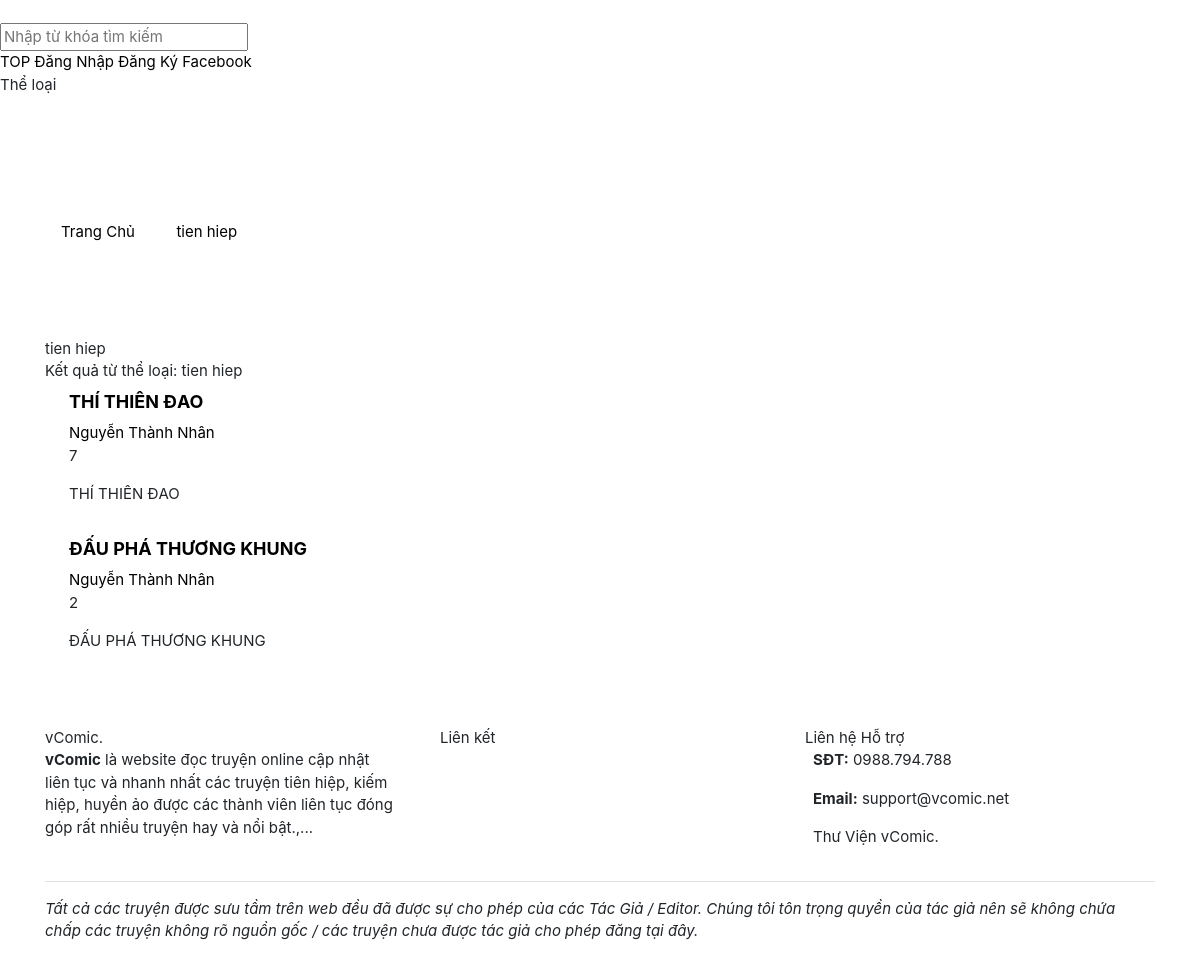
/tag/tien-hiep, run on an earlier commit of the app's database.
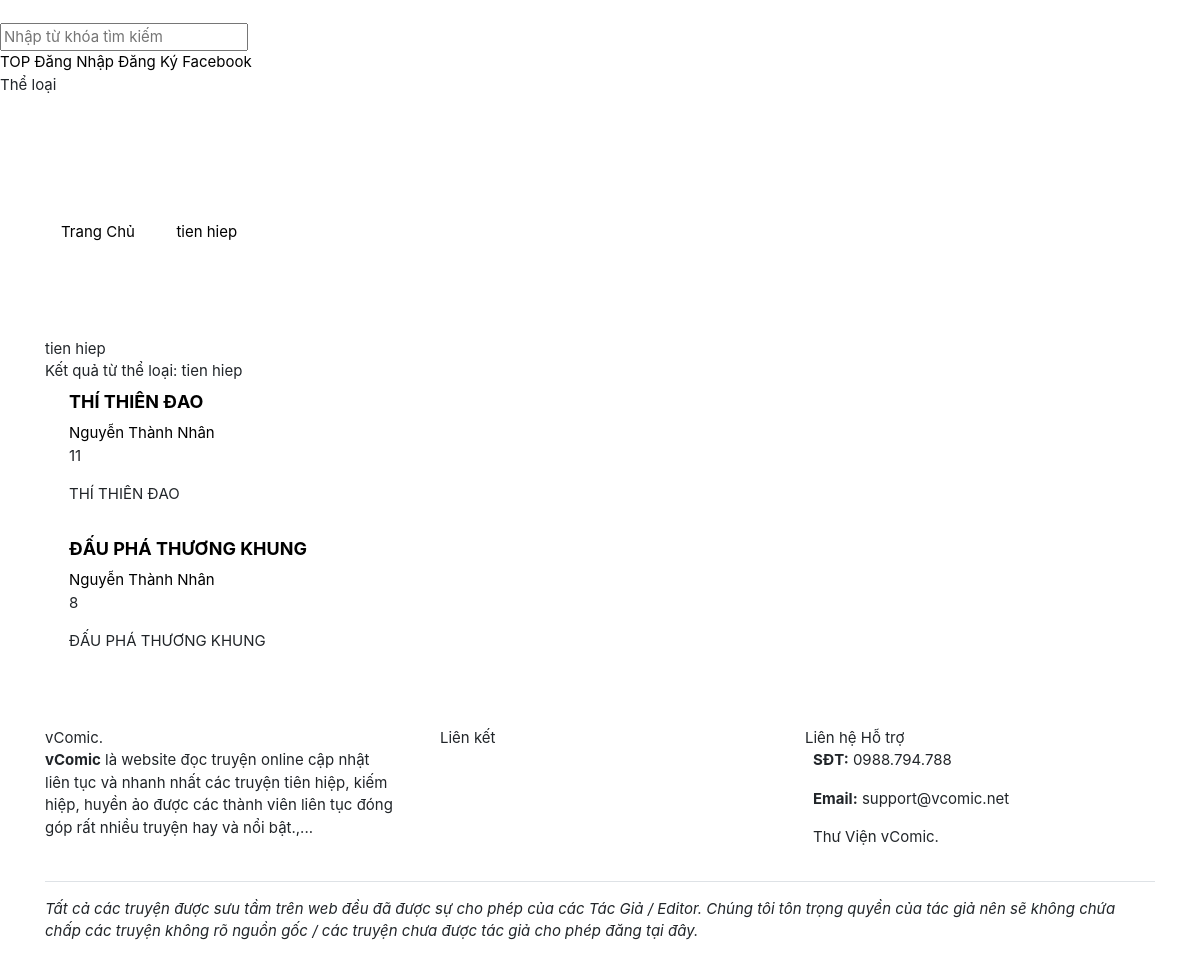
And on a later commit of the database.
### tables this page shows
CREATE TABLE `tag_story` (
  `story_id` int(11) NOT NULL,
  `tag_id` int(11) NOT NULL
);

CREATE TABLE `stories` (
  `id` int(11) NOT NULL,
  `title` varchar(255) NOT NULL,
  `slug` varchar(255) NOT NULL,
  `summary` varchar(255) NOT NULL,
  `thumbnail` varchar(255) NOT NULL,
  `author` varchar(255) NOT NULL,
  `is_published` tinyint(4) NOT NULL DEFAULT 0,
  `is_completed` tinyint(4) NOT NULL DEFAULT 0,
  `views` int(11) NOT NULL DEFAULT 0,
  `user_id` int(11) NOT NULL,
  `category_id` int(11) NOT NULL,
  `created_at` int(11) NOT NULL
);

CREATE TABLE `users` (
  `id` int(11) NOT NULL,
  `username` varchar(255) NOT NULL,
  `email` varchar(255) NOT NULL,
  `password` varchar(255) NOT NULL,
  `role` tinyint(4) NOT NULL DEFAULT 0,
  `vip` tinyint(4) NOT NULL DEFAULT 0,
  `fullname` varchar(255) NOT NULL,
  `gender` varchar(2) NOT NULL,
  `gold` int(11) NOT NULL DEFAULT 0,
  `coin` int(11) NOT NULL DEFAULT 0,
  `birthday` int(11) NOT NULL,
  `cover` varchar(255) NOT NULL,
  `avatar` varchar(255) NOT NULL,
  `recover_code` varchar(255) NOT NULL,
  `recover_time` int(11) NOT NULL,
  `login_at` int(11) NOT NULL,
  `created_at` int(11) NOT NULL
);

### system/routes.php (called while the page is built)
<?php
$routes = [
	'/' => 'home/home.php',
	'/login' => 'users/login.php',
	'/register' => 'users/register.php',
	'/logout' => 'users/logout.php',
	'/search' => 'search.php',
	'/chat' => 'chat/chat.php',
	'/chat/clear' => 'chat/chat.php?act=clear',
	'/chat/del/(.*)' => 'chat/chat.php?act=del&id=$1',
	'/chat/page/(.*)' => 'chat/chat.php?page=$1',
	'/category/(.*)/page/(.*)' => 'category/category.php?slug=$1&page=$2',
	'/category/(.*)' => 'category/category.php?slug=$1',
	'/tag/(.*)/page/(.*)' => 'tag/tag.php?slug=$1&page=$2',
	'/tag/(.*)' => 'tag/tag.php?slug=$1',
	'/story/read' => 'story/read.php',
	'/story/read/page/(.*)' => 'story/read.php?page=$1',
	'/story/(.*)/like' => 'story/story.php?slug=$1&act=like',
	'/story/(.*)/unlike' => 'story/story.php?slug=$1&act=unlike',
	'/story/(.*)/nomination' => 'story/story.php?slug=$1&act=nomination',
	'/story/(.*)/(.*)' => 'chapter/chapter.php?slug=$2',
	'/story/(.*)' => 'story/story.php?slug=$1',
	'/works/story/new' => 'work/createStory.php',
	'/works/(.*)/new' => 'work/createChapter.php?slug=$1',
	'/profile' => 'users/profile.php',
	'/profile/page/(.*)' => 'users/profile.php?page=$1',
	'/profile/avatar' => 'users/avatar.php',
	'/profile/cover' => 'users/cover.php',
	'/profile/settings' => 'users/settings.php',
	'/profile/password' => 'users/change_password.php',
	'/users/recover' => 'users/recover.php',
	'/users/recover/set/(.*)/(.*)' => 'users/recover.php?act=set&username=$1&recover_code=$2',
	'/(.*)/page/(.*)' => 'users/index.php?username=$1&page=$2',
	'/(.*)/follow' => 'users/index.php?username=$1&act=follow',
	'/(.*)/unfollow' => 'users/index.php?username=$1&act=unfollow',
	'/(.*)' => 'users/index.php?username=$1',
];

### modules/tag/tag.php (called while the page is built, shortened)
<?php
$data = get_tag($slug);
if (count_story_tags($data['id'])) {
	$list_stories = get_stories_tag($data['id'], count_story_tags($data['id']));
}
require_once('themes/' . THEME . '/layout/head.php');
require_once('themes/' . THEME . '/templates/tag/tag.php');
require_once('themes/' . THEME . '/layout/end.php');

### system/functions.php (called while the page is built, shortened)
<?php
function cut_string($string = '', $size = 100, $link = ' [...]')
{
    $string = strip_tags(trim($string));
    $strlen = strlen($string);
    $str    = substr($string, $size, 20);
    $exp    = explode(" ", $str);
    $sum    = count($exp);
    $yes    = "";
    for($i=0; $i<$sum; $i++)
    {
        if($yes == ""){
            $a = strlen($exp[$i]);
            if($a == 0) { $yes = "no"; $a = 0; }
        }
    }
    $sub = substr($string, 0, $size+$a);
    return $sub;
}

### themes/colab/templates/tag/tag.php (the view, shortened to what the changed rows need)
<section class="container-fluid mt-5 pt-3">
    <div class="container">
        <div class="row">
            <div class="col-md-12">
                <nav aria-label="breadcrumb">
                    <ul class="breadcrumb">
                        <li class="breadcrumb-item">
                            <a href="/">
                                <span>Trang Chủ</span>
                            </a>
                        </li>
                        <li class="breadcrumb-item">
                            <a href="#">
                                <span><?= $data['name'] ?></span>
                            </a>
                        </li>
                    </ul>
                </nav>
            </div>
        </div>
    </div>
</section>
<section class="view-search pt-2 mb-3">
    <div class="container">
        <div class="free-title">
            <div class="content"><?= $data['name'] ?></div>
            <div class="desc">
                Kết quả từ thể loại: <?= $data['name'] ?>
            </div>
        </div>
        <div class="custom-list-group">
<?php if (count_story_tags($data['id'])): ?>
    <?php foreach ($list_stories as $data_story): ?>
            <div class="item">
                <div class="story-sm">
                    <div class="content px-md-2 pt-md-2 pl-md-4 pb-md-2" style="overflow: hidden; height: max-content">
                        <a href="/story/<?= $data_story['slug'] ?>" class="title font-weight-bold" style="font-size:18px; line-height: 1.2">
                            <?= $data_story['title'] ?>
                        </a>
                        <div class="info mt-2 small-text">
                            <div class="author">
                                <a href="/<?= get_info_id($data_story['user_id'])['username'] ?>"><?= get_info_id($data_story['user_id'])['fullname'] ?></a>
                            </div>
                            <span class="view"><i class="fas fa-eye"></i> <?= $data_story['views'] ?></span>
                        </div>
                        <div class="desc my-3"><?= cut_string(nl2br($data_story['summary'])) ?></div>
                    </div>
                </div>
            </div>
    <?php endforeach ?>
<?php else: ?>
            <div class="item">
                Không có truyện nào cho thể loại <b><?= $data['name'] ?></b>
            </div>
<?php endif ?>
        </div>
    </div>
</section>

### index.php (shortened to what the changed rows need)
<?php
require_once('system/bootstrap.php');
$uri = $_SERVER['REQUEST_URI'];
foreach ($routes as $key => $value) {
	if (preg_match('#^' . $key . '$#', $uri)) {
		$uri = preg_replace('#^' . $key . '$#', $value, $uri);
		$a = explode('?', $uri, 2);
		$slug = isset($_GET['slug']) ? $_GET['slug'] : '';
		require_once('modules/' . $a[0]);
		exit;
	}
}

What changed in the data, as far as the page shows it:
changed through a linked row, tag_story "THÍ THIÊN ĐAO": story.views "7" → "11"
changed through a linked row, tag_story "ĐẤU PHÁ THƯƠNG KHUNG": story.views "2" → "8"
